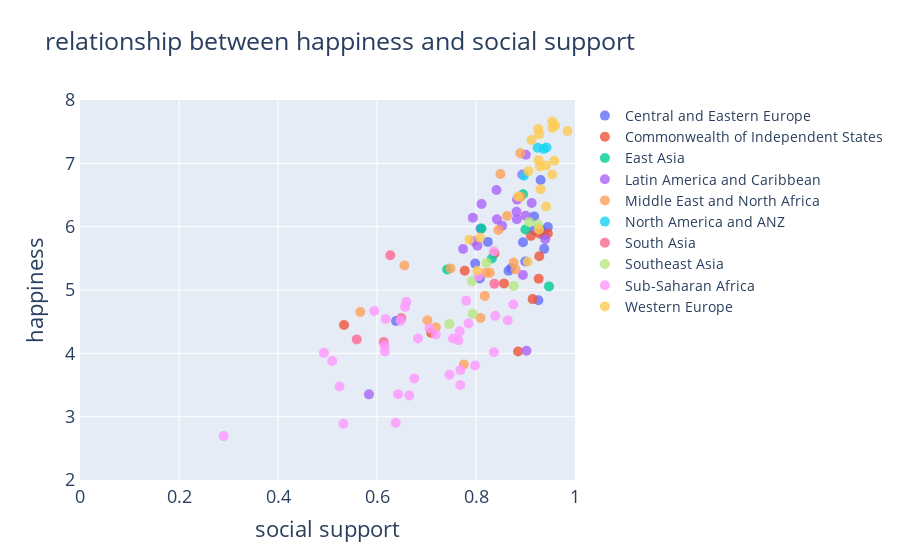

The code cell stored with this chart in its notebook:
### Code cell
trace=[go.Scatter(y=df_social[a+"_happiness"],x=df_social[a+"_social_support"],
                 text=df_social[a+"_country"],mode="markers",marker=dict(size=10,opacity=0.8),
                 name=a) for a in region]
data=trace
layout=go.Layout(title="relationship between happiness and social support", font=dict(size=18),
                xaxis=dict(title="social support",range=[0,1],showline=True),
                yaxis=dict(title="happiness",range=[2,8],showline=True), 
                legend=dict(font=dict(size=14)))
fig=go.Figure(data=data,layout=layout)
py.iplot(fig)

### Figure 1 — Plotly figure (JSON) as saved in the notebook; plotly's stock layout.template omitted (floating-point values rounded to 4 significant figures; data arrays with more than 128 entries replaced by an {"elided": "..."} marker saying what was removed)
{"data": [{"marker": {"opacity": 0.8, "size": 10}, "mode": "markers", "name": "Central and Eastern Europe", "text": {"elided": "142 str values"}, "type": "scatter", "x": {"elided": "142 float values"}, "y": {"elided": "142 float values"}}, {"marker": {"opacity": 0.8, "size": 10}, "mode": "markers", "name": "Commonwealth of Independent States", "text": {"elided": "142 str values"}, "type": "scatter", "x": {"elided": "142 float values"}, "y": {"elided": "142 float values"}}, {"marker": {"opacity": 0.8, "size": 10}, "mode": "markers", "name": "East Asia", "text": {"elided": "142 str values"}, "type": "scatter", "x": {"elided": "142 float values"}, "y": {"elided": "142 float values"}}, {"marker": {"opacity": 0.8, "size": 10}, "mode": "markers", "name": "Latin America and Caribbean", "text": {"elided": "142 str values"}, "type": "scatter", "x": {"elided": "142 float values"}, "y": {"elided": "142 float values"}}, {"marker": {"opacity": 0.8, "size": 10}, "mode": "markers", "name": "Middle East and North Africa", "text": {"elided": "142 str values"}, "type": "scatter", "x": {"elided": "142 float values"}, "y": {"elided": "142 float values"}}, {"marker": {"opacity": 0.8, "size": 10}, "mode": "markers", "name": "North America and ANZ", "text": {"elided": "142 str values"}, "type": "scatter", "x": {"elided": "142 float values"}, "y": {"elided": "142 float values"}}, {"marker": {"opacity": 0.8, "size": 10}, "mode": "markers", "name": "South Asia", "text": {"elided": "142 str values"}, "type": "scatter", "x": {"elided": "142 float values"}, "y": {"elided": "142 float values"}}, {"marker": {"opacity": 0.8, "size": 10}, "mode": "markers", "name": "Southeast Asia", "text": {"elided": "142 str values"}, "type": "scatter", "x": {"elided": "142 float values"}, "y": {"elided": "142 float values"}}, {"marker": {"opacity": 0.8, "size": 10}, "mode": "markers", "name": "Sub-Saharan Africa", "text": {"elided": "142 str values"}, "type": "scatter", "x": {"elided": "142 float values"}, "y": {"elided": "142 float values"}}, {"marker": {"opacity": 0.8, "size": 10}, "mode": "markers", "name": "Western Europe", "text": {"elided": "142 str values"}, "type": "scatter", "x": {"elided": "142 float values"}, "y": {"elided": "142 float values"}}], "layout": {"font": {"size": 18}, "legend": {"font": {"size": 14}}, "title": {"text": "relationship between happiness and social support"}, "xaxis": {"range": [0, 1], "showline": true, "title": {"text": "social support"}}, "yaxis": {"range": [2, 8], "showline": true, "title": {"text": "happiness"}}}}
